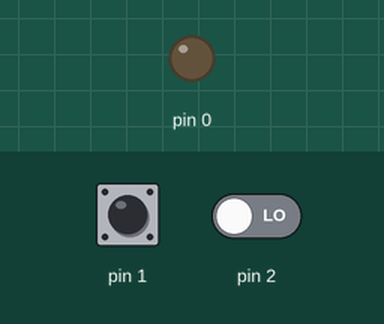
Recording of a sketch running on a simulated Arduino Mega 2560, built with avr-gcc and run on an emulated ATmega2560. Shown: output pins drawn as LEDs (lit = HIGH). The test bench sets the inputs (shaded band); at power-on: pin 1 LOW, pin 2 LOW.

Above: at 1.2 s.
1.3 s: pin 1 pulsed HIGH 2 times (0.12 s each, 0.3 s apart)
At 2.8 s:
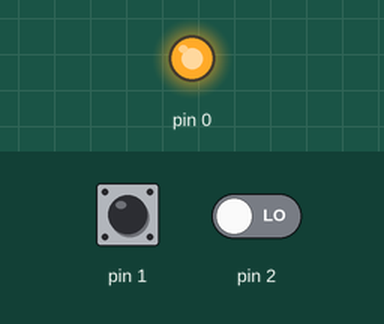
Timing chart, 0 to 4.3 s (numbered marks = the images above; inputs shaded):
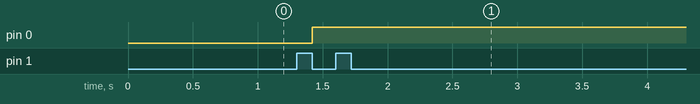

The sketch:

zalman.ino
```cpp
/*  По умолчанию позиция переключателя 2- минимальная скорость вращения
 *  Соотношение позиции и напряжения на контакте идущего на Gate npn Mosfeta
 *  Pos | Volt  | PWM
 *  -----------------
 *  1   | 0     | 0
 *  2   | 1.556 | 85
 *  3   | 3.509 | 170
 *  4   | 5.073 | 255
 *  Частота internal osc. 9.6 Мгц по умолчанию
 *  Ядро Gyver Core
 *  Микросхема Attiny 13A
 *  Программатор Usbasp microCore
 *  Распиновка
 *  PB5 -1* 8- Vcc
 *  PB3 -2  7- PB2 fan speed button -
 *  PB4 -3  6- PB1 button fan speed +
 *  GND -4  5- PB0 pwm*/

// Задаём номера выводов:
const int bPlusPin  = PB1;
const int bMinusPin = PB2;
const int pwmPin = PB0;
byte pos = 2; // Позиция переключателя 1 - 4
bool flagBtnPlus = false;
bool flagBtnMinus = false;

void switchFun(byte pos) { // Переключение скорости
  switch (pos) {
    case 1:
      analogWrite(pwmPin, 0);
      break;
    case 2:
      analogWrite(pwmPin, 85);
      break;
    case 3:
      analogWrite(pwmPin, 170);
      break;
    case 4:
      analogWrite(pwmPin, 255);
      break;
  }
}

void setup() {
  pinMode(bPlusPin, INPUT);
  pinMode(bMinusPin, INPUT);
  pinMode(pwmPin, OUTPUT);

  switchFun(pos);
}

void loop() {
  // читаем инвертированное значение для удобства
  bool btnPlusState  = !digitalRead(bPlusPin); // считываем состояние кнопки +
  bool btnMinusState = !digitalRead(bMinusPin); // считываем состояние кнопки -

  if (btnPlusState && !flagBtnPlus) { // pos < 4
    flagBtnPlus = true;
    if (pos < 4) {
      analogWrite(pwmPin, ++pos); // скорость вентиля при нажатии кнопки +
      switchFun(pos); // Переключаем скорость
    }
  }
  if (!btnPlusState && flagBtnPlus) {
    flagBtnPlus = false; // обработчик отпускания кнопки +
  }

  if (btnMinusState && !flagBtnMinus) { // pos > 1
    flagBtnMinus = true;
    if (pos > 1) {
      analogWrite(pwmPin, pos--); // понижение скорости вентиля при нажатии кнопки -
      switchFun(pos);
    }
  }
  if (!btnMinusState && flagBtnMinus) {
    flagBtnMinus = false; // обработчик отпускания -
  }
}
```

main.c
```cpp
/* main.c
 * Designed for an attiny13, uses 300 bytes of program space, fuses set using -U lfuse:w:0x7a:m -U hfuse:w:0xff:m
 * powered from 5V, source it from your computer's USB headers or something
 * PB1 goes through a 1K resistor to the fan's PWM input
 * OCR0A = 47, 9600000 / (8*(47+1)) = 25000, если OCR0A = 47, то OCR0B = 0 - 46, -1 и 47 5 вольт.
 * Распиновка
                   __ __
    (D5/A0) PB5  1|o    |8  VCC
  + (D3/A3) PB3  2|     |7  PB2 (D2/A1)  - //switch buttons
    (D4/A2) PB4  3|     |6  PB1 (D1/PWM) mosfet npn
            GND  4|_____|5  PB0 (D0/PWM)
*/
#ifndef __AVR_ATtiny13A__
    #define __AVR_ATtiny13A__
#endif
#include <avr/io.h>
#include <util/delay.h>
#define F_CPU 9600000UL
#define TRUE 1
#define FALSE 0

void analogWrite(uint8_t val) {
    if (val == 0 || val >= 47) {
        TCCR0A &= ~_BV(COM0B1);     // Turn off PWM PB1
        if (val >= 47) {
            PORTB |= _BV(PORTB1);    // Set pin PB1 high
        }
    }
    else {
        TCCR0A |= _BV(COM0B1);
        PORTB &= ~(_BV(PORTB1));
        OCR0B = val;
    }
}

uint8_t var = 2;    // ввод переменной для выбора скорости
void switchChoice(uint8_t var) {
    switch (var) {
        case 1:
            analogWrite(0); // 0V
            break;
        case 2:
            analogWrite(14); // 1.5V
            break;
        case 3:
            analogWrite(23); // 2.5V
            break;
        case 4:
            analogWrite(32); // 3.5V
            break;
        case 5:
            analogWrite(47); // 5V
            break;
    }
}

int main(void) {
    // PWM SETUP
    TCCR0B |= (1 << CS01) | (1 << WGM02);
    // set timer 0 prescaler (CS01) to div 8, set fast pwm mode 7 (WGM02)
    TCCR0A |= (1 << WGM01) | (1 << WGM00);  // set fast pwm mode 7
    TCCR0A |= (1 << COM0B1);                // Clear OC0B on Compare Match, set OC0B at TOP
    TCCR0A &= ~_BV(COM0A1); // disable port PB0
    DDRB |= _BV(DDB1);                       // enable pwm output pin
    OCR0A = 47;                             // TOP value used to set 25khz pwm freq
    //OCR0B = val;                          // pwm duty cycle, 0 to 48 due to reduced pwm resolution
    switchChoice(var);                        // Выбор переключателя по умолчанию
    // подтягиваем ножки кнопок, в регистре DDR0B должны быть 0
    DDRB &= ~(_BV(DDB2) | _BV(DDB3)); // Set pins as input PB2-3
    PORTB |= _BV(PORTB2) | _BV(PORTB3);   // Enable pullup resistors PB2-3

    uint8_t flagBtnUp = FALSE;                  // флаг отпущенной кнопки +
    uint8_t flagBtnDown = FALSE;                // флаг отпущеной кнопки -
    while (1) { // Loop
        _delay_ms(50);
        uint8_t btnUpState = !(PINB & _BV(PB3));         // считываем состояние кнопки +
        uint8_t btnDownState = !(PINB & _BV(PB2));       // считываем состояние кнопки -
        if (btnUpState && !flagBtnUp && var < 5) { // var < 5
            flagBtnUp = TRUE;
            ++var;
            switchChoice(var);
        }
        if (!btnUpState && flagBtnUp) {
            flagBtnUp = FALSE; // обработчик отпускания кнопки +
        }
        if (btnDownState && !flagBtnDown && var > 1) { // var > 1
            flagBtnDown = TRUE;
            var--;
            switchChoice(var);
        }
        if (!btnDownState && flagBtnDown) {
            flagBtnDown = FALSE; // обработчик отпускания кнопки -
        }
    }   // Закрывание Loop
}
```

Measured:
- after the input at 1.3 s, pin 0: LOW → HIGH after 0.12 s
